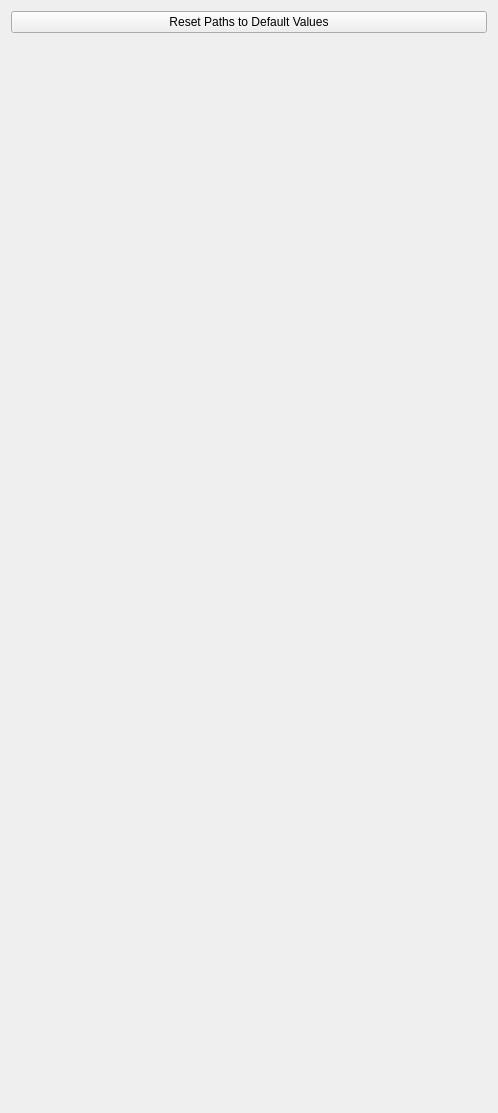
<?xml version="1.0" encoding="UTF-8"?>
<ui version="4.0">
 <class>paths_form</class>
 <widget class="QWidget" name="paths_form">
  <property name="geometry">
   <rect>
    <x>0</x>
    <y>0</y>
    <width>498</width>
    <height>1113</height>
   </rect>
  </property>
  <property name="windowTitle">
   <string>Form</string>
  </property>
  <layout class="QGridLayout" name="gridLayout">
   <item row="11" column="0">
    <widget class="PathWidget" name="embeddings_path_widget" native="true">
     <property name="title" stdset="0">
      <string>Embeddings Path</string>
     </property>
     <property name="description" stdset="0">
      <string>Absolute path to the Textual Inversion model directory</string>
     </property>
     <property name="path_name" stdset="0">
      <string>embeddings_model_path</string>
     </property>
    </widget>
   </item>
   <item row="3" column="0">
    <widget class="PathWidget" name="txt2img_path_widget" native="true">
     <property name="title" stdset="0">
      <string>Txt2img / img2img Model Path</string>
     </property>
     <property name="description" stdset="0">
      <string>Absolute path to the txt2img model directory</string>
     </property>
     <property name="path_name" stdset="0">
      <string>txt2img_model_path</string>
     </property>
    </widget>
   </item>
   <item row="1" column="0">
    <widget class="PathWidget" name="huggingface_cache_widget" native="true">
     <property name="title" stdset="0">
      <string>Huggingface Cache</string>
     </property>
     <property name="description" stdset="0">
      <string>Path to the folder which contains the huggingface cache (requires restart)</string>
     </property>
     <property name="path_name" stdset="0">
      <string>hf_cache_path</string>
     </property>
    </widget>
   </item>
   <item row="14" column="0">
    <widget class="PathWidget" name="gif_path_widget" native="true">
     <property name="title" stdset="0">
      <string>GIF Path</string>
     </property>
     <property name="description" stdset="0">
      <string>Absolute path to the directory which will hold generated GIFs</string>
     </property>
     <property name="path_name" stdset="0">
      <string>gif_path</string>
     </property>
    </widget>
   </item>
   <item row="7" column="0">
    <widget class="PathWidget" name="pix2pix_path_widget" native="true">
     <property name="title" stdset="0">
      <string>Pix2pix Model Path</string>
     </property>
     <property name="description" stdset="0">
      <string>Absolute path to the pix2pix model directory</string>
     </property>
     <property name="path_name" stdset="0">
      <string>pix2pix_model_path</string>
     </property>
    </widget>
   </item>
   <item row="15" column="0">
    <widget class="PathWidget" name="video_path_widget" native="true">
     <property name="title" stdset="0">
      <string>Video Path</string>
     </property>
     <property name="description" stdset="0">
      <string>Absolute path to the directory which will contain generated videos</string>
     </property>
     <property name="path_name" stdset="0">
      <string>video_path</string>
     </property>
    </widget>
   </item>
   <item row="10" column="0">
    <widget class="PathWidget" name="txt2vid_path_widget" native="true">
     <property name="title" stdset="0">
      <string>Txt2vid Model Path</string>
     </property>
     <property name="description" stdset="0">
      <string>Absolute path to the txt2vid models directory</string>
     </property>
     <property name="path_name" stdset="0">
      <string>txt2vid_model_path</string>
     </property>
    </widget>
   </item>
   <item row="9" column="0">
    <widget class="PathWidget" name="upscale_path_widget" native="true">
     <property name="title" stdset="0">
      <string>Upscale Model Path</string>
     </property>
     <property name="description" stdset="0">
      <string>Absolute path to the upscale model directory</string>
     </property>
     <property name="path_name" stdset="0">
      <string>upscale_model_path</string>
     </property>
    </widget>
   </item>
   <item row="12" column="0">
    <widget class="PathWidget" name="lora_path_widget" native="true">
     <property name="title" stdset="0">
      <string>LoRA Path</string>
     </property>
     <property name="description" stdset="0">
      <string>Absolute path to the LOrA model directory</string>
     </property>
     <property name="path_name" stdset="0">
      <string>lora_model_path</string>
     </property>
    </widget>
   </item>
   <item row="2" column="0">
    <widget class="PathWidget" name="base_path_widget" native="true">
     <property name="title" stdset="0">
      <string>Base Path</string>
     </property>
     <property name="description" stdset="0">
      <string>Absolute path to the directory which will hold all model directories</string>
     </property>
     <property name="path_name" stdset="0">
      <string>base_path</string>
     </property>
    </widget>
   </item>
   <item row="8" column="0">
    <widget class="PathWidget" name="inpaint_path_widget" native="true">
     <property name="title" stdset="0">
      <string>Inpaint / Outpaint Model Path</string>
     </property>
     <property name="description" stdset="0">
      <string>Absolute path to the to the inpaint model directory</string>
     </property>
     <property name="path_name" stdset="0">
      <string>inpaint_model_path</string>
     </property>
    </widget>
   </item>
   <item row="16" column="0">
    <widget class="PathWidget" name="llm_txt2txt_path_widget" native="true">
     <property name="title" stdset="0">
      <string>LLM CasualLM path</string>
     </property>
     <property name="description" stdset="0">
      <string>Absolute path to the LLM txt2txt model directory</string>
     </property>
     <property name="path_name" stdset="0">
      <string>llm_casuallm_model_path</string>
     </property>
    </widget>
   </item>
   <item row="6" column="0">
    <widget class="PathWidget" name="depth2img_path_widget" native="true">
     <property name="title" stdset="0">
      <string>Depth2img Model Path</string>
     </property>
     <property name="description" stdset="0">
      <string>Absolute path to the depth2img model directory</string>
     </property>
     <property name="path_name" stdset="0">
      <string>depth2img_model_path</string>
     </property>
    </widget>
   </item>
   <item row="0" column="0">
    <widget class="QPushButton" name="auto_button">
     <property name="text">
      <string>Reset Paths to Default Values</string>
     </property>
    </widget>
   </item>
   <item row="18" column="0">
    <spacer name="verticalSpacer">
     <property name="orientation">
      <enum>Qt::Vertical</enum>
     </property>
     <property name="sizeHint" stdset="0">
      <size>
       <width>20</width>
       <height>40</height>
      </size>
     </property>
    </spacer>
   </item>
   <item row="13" column="0">
    <widget class="PathWidget" name="image_path_widget" native="true">
     <property name="title" stdset="0">
      <string>Image Path</string>
     </property>
     <property name="description" stdset="0">
      <string>Absolute path to the directory which will contain generated images</string>
     </property>
     <property name="path_name" stdset="0">
      <string>image_path</string>
     </property>
    </widget>
   </item>
   <item row="17" column="0">
    <widget class="PathWidget" name="widget" native="true">
     <property name="title" stdset="0">
      <string>LLM seq2seq path</string>
     </property>
     <property name="description" stdset="0">
      <string>Absolute path to the LLM seq2seq model directory</string>
     </property>
     <property name="path_name" stdset="0">
      <string>llm_seq2seq_model_path</string>
     </property>
    </widget>
   </item>
  </layout>
 </widget>
 <customwidgets>
  <customwidget>
   <class>PathWidget</class>
   <extends>QWidget</extends>
   <header>airunner/widgets/paths/path_widget</header>
   <container>1</container>
  </customwidget>
 </customwidgets>
 <resources/>
 <connections>
  <connection>
   <sender>auto_button</sender>
   <signal>clicked()</signal>
   <receiver>paths_form</receiver>
   <slot>action_button_clicked_reset()</slot>
   <hints>
    <hint type="sourcelabel">
     <x>271</x>
     <y>25</y>
    </hint>
    <hint type="destinationlabel">
     <x>291</x>
     <y>-16</y>
    </hint>
   </hints>
  </connection>
 </connections>
 <slots>
  <slot>action_button_clicked_reset()</slot>
  <slot>action_button_clicked_path_huggingface_cache()</slot>
  <slot>action_button_clicked_path_base()</slot>
  <slot>action_button_clicked_path_txt2img()</slot>
  <slot>action_button_clicked_path_depth2img()</slot>
  <slot>action_button_clicked_path_pix2pix()</slot>
  <slot>action_button_clicked_path_inpaint()</slot>
  <slot>action_button_clicked_path_upscale()</slot>
  <slot>action_button_clicked_path_txt2vid()</slot>
  <slot>action_button_clicked_path_embeddings()</slot>
  <slot>action_button_clicked_path_lora()</slot>
  <slot>action_button_clicked_path_image()</slot>
  <slot>action_button_clicked_path_gif()</slot>
  <slot>action_button_clicked_path_video()</slot>
  <slot>action_path_changed_huggingface_cache(QString)</slot>
  <slot>action_path_changed_base(QString)</slot>
  <slot>action_path_changed_txt2img(QString)</slot>
  <slot>action_path_changed_depth2img(QString)</slot>
  <slot>action_path_changed_pix2pix(QString)</slot>
  <slot>action_path_changed_inpaint(QString)</slot>
  <slot>action_path_changed_upscale(QString)</slot>
  <slot>action_path_changed_txt2vid(QString)</slot>
  <slot>action_path_changed_embeddings(QString)</slot>
  <slot>action_path_changed_lora(QString)</slot>
  <slot>action_path_changed_image(QString)</slot>
  <slot>action_path_changed_gif(QString)</slot>
  <slot>action_path_changed_video(QString)</slot>
 </slots>
</ui>
